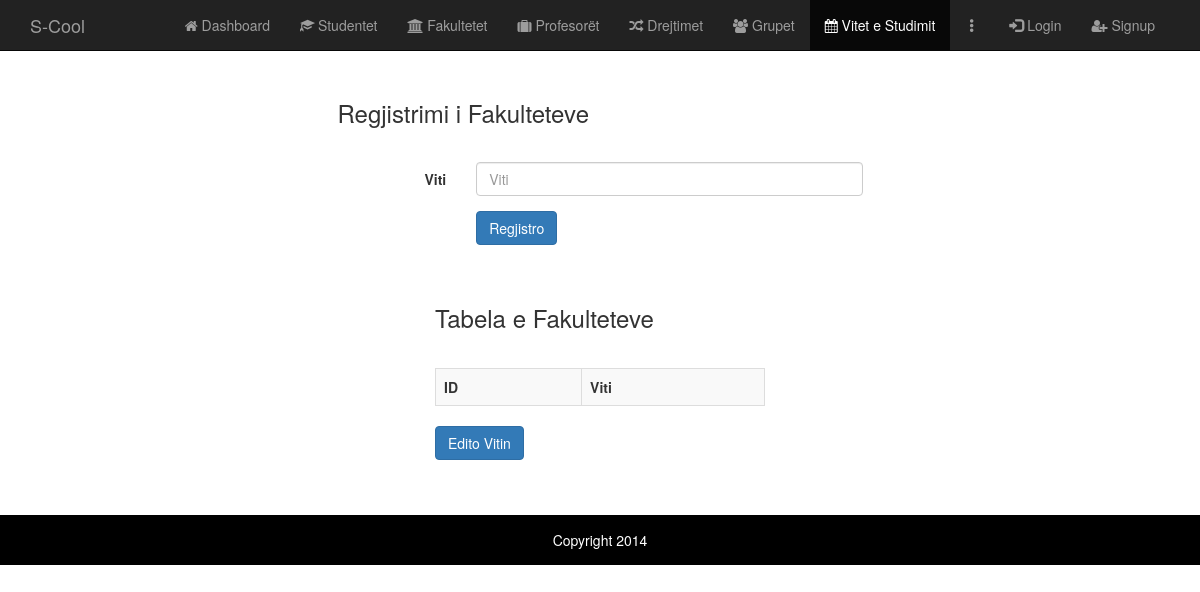
Before: /WebContent/adminPage/vitet.php with the older database file.
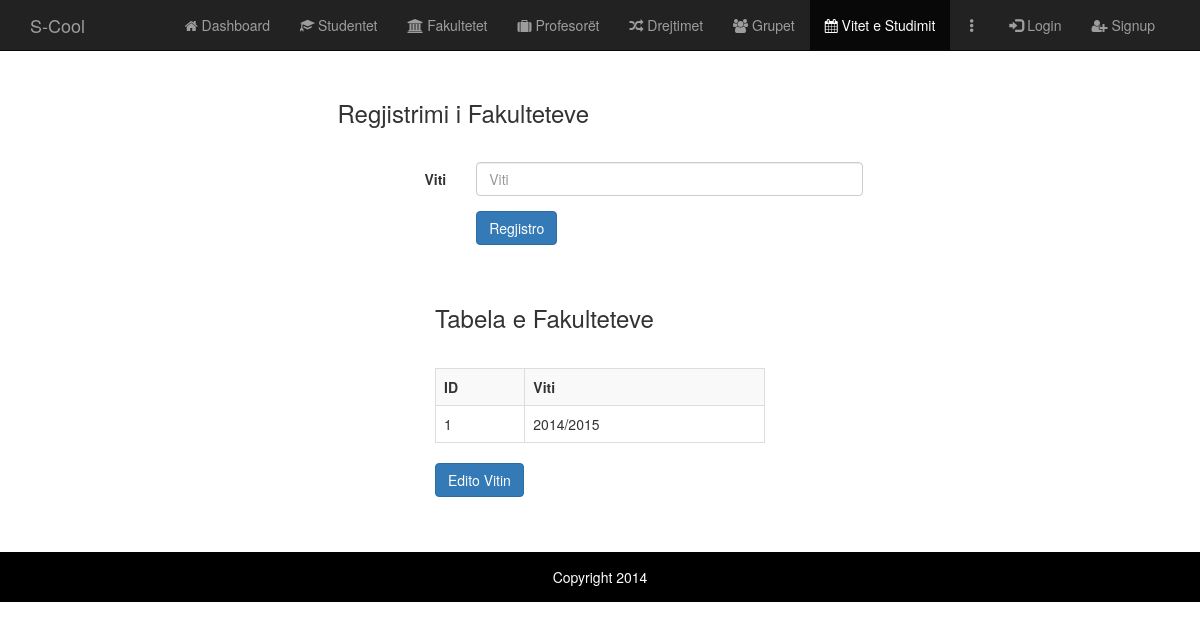
After: the same page with the newer database file.
### tables this page shows
CREATE TABLE `viti_studimit` (
  `ID` int(11) NOT NULL,
  `Viti` varchar(20) NOT NULL,
  `fk_Drejtimit` int(11) DEFAULT NULL
);

### BL/VitiIStudimit.php (the view, shortened to what this page needs)
<?php
class VitiIStudimit
{
    public function selectAll()
    {
        $sqlConnection = new SQLConnection();
        $con = $sqlConnection->connection();
        $sql = "SELECT * FROM viti_studimit";
        $result = mysqli_query($con, $sql);
        if(mysqli_num_rows($result) > 0)
        {
            while($row = mysqli_fetch_assoc($result))
            {
                echo "<tr onclick='indeksiReshtit(this)'><td>".$row['ID']."</td>"
                        . "<td>".$row['Viti']."</td></tr>";
            }
        }
    }
}

Changed rows visible on the page:
added viti_studimit: ID "1", Viti "2014/2015"
